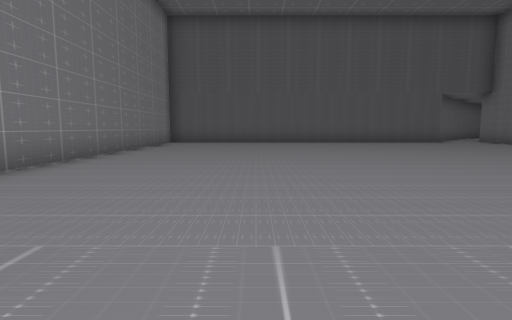
view 1 (above)

16 first-person views from a walk through a scene from a Unity 3-D project. The camera is 1.2 m above the floor, tilts 6° down and sees 80° across. The floor is counted in squares, 2 m on a side. Each view is taken from the middle of a square. On the plan, view 1 faces up. The plan holds only what a view shows up to about 9 squares ahead; the rest is blank. The place goes on beyond the plan.

view 2
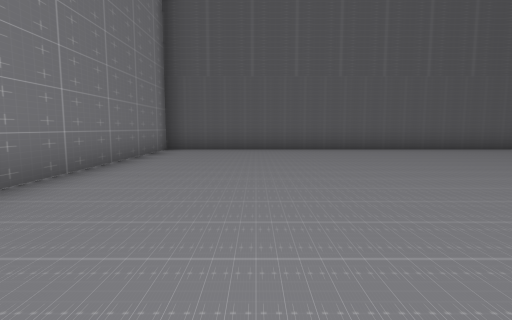

view 3
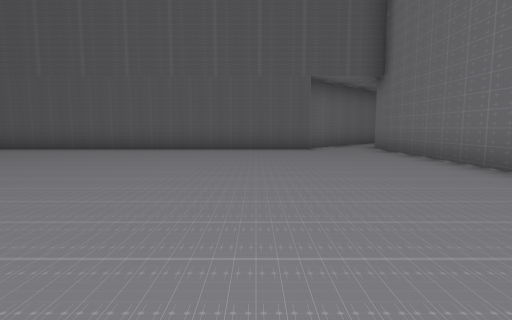

view 4
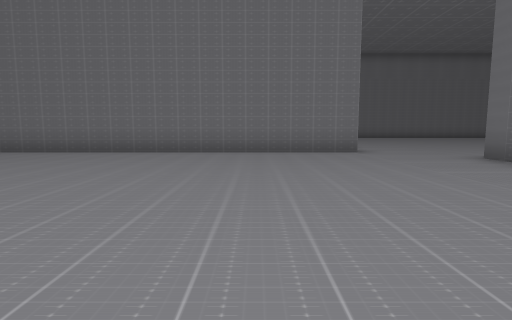

view 5
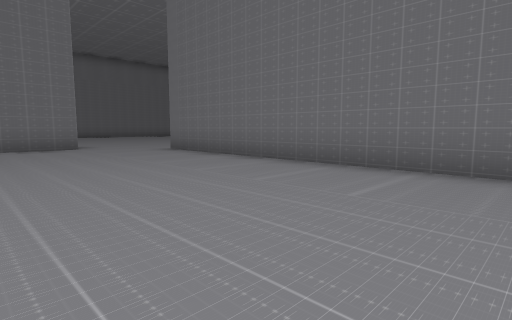

view 6
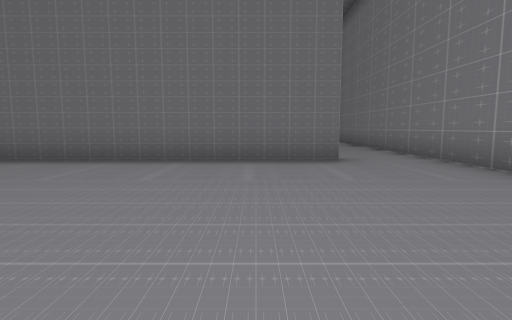

view 7
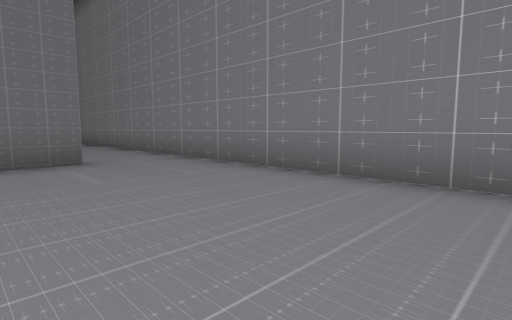

view 8
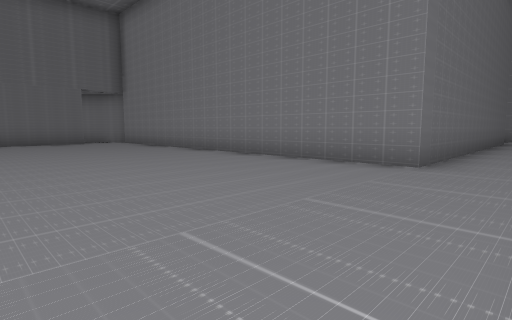

view 9
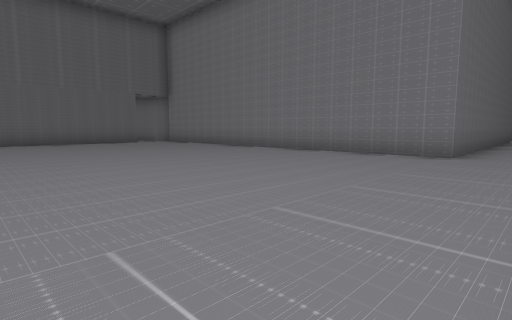

view 10
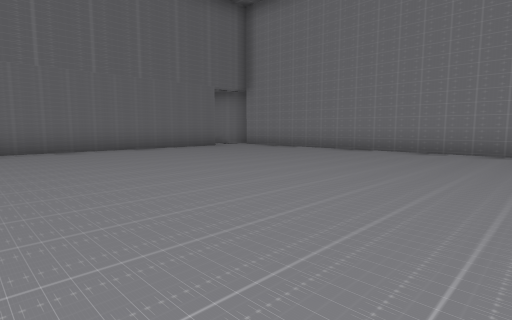

view 11
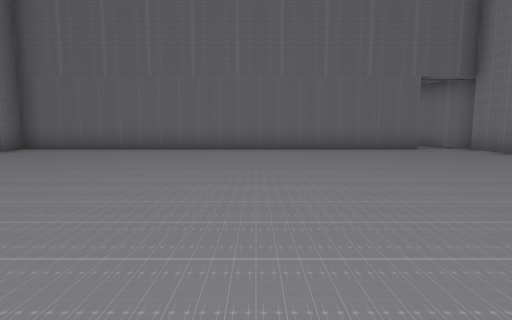

view 12
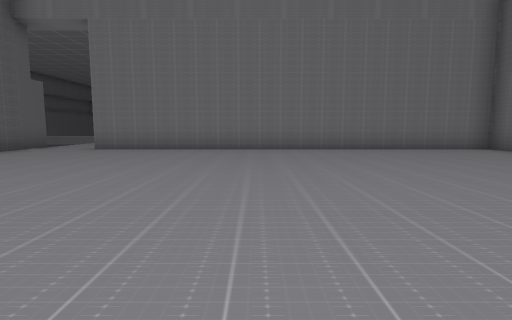

view 13
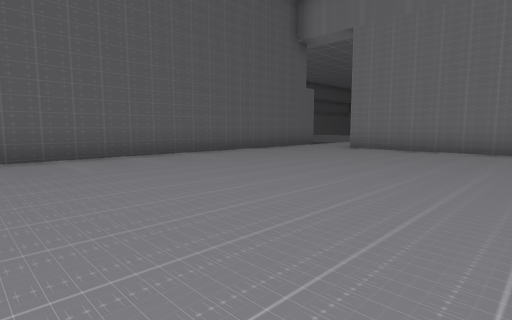

view 14
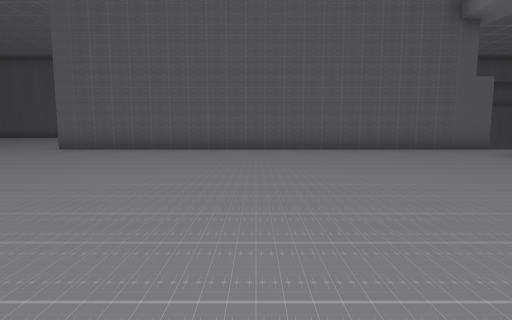

view 15
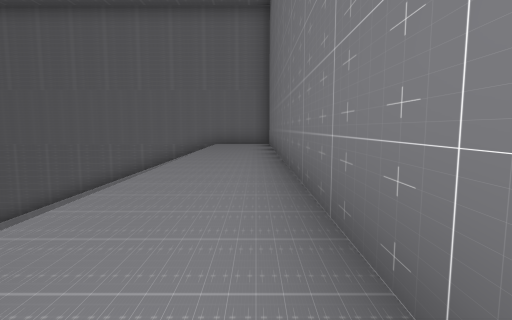

view 16
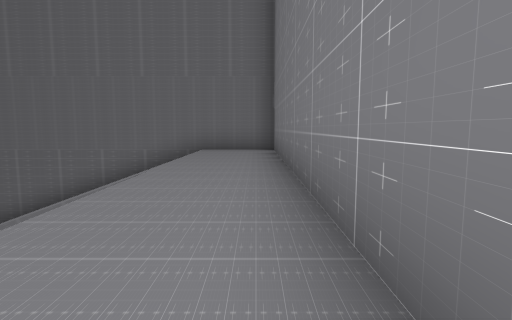

### Floor plan
Key: @ floor where view 1 was taken; # wall or solid block; . floor; / step, stairs or slope.
Columns run from 4 left of view 1 to 21 right of it. Each row starts with its distance up from view 1.
 13 ############..#
 12 #.............#
 11 #.............#
 10 #.............#
  9 #.............#
  8 #.............#
  7 #.............#
  6 #.............#
  5 #.............#
  4 #.............#
  3 #.............#
  2 #.............############
  1 #.........................
  0 #...@.....................
 -1 #..##########............#
 -2 #..         #............#
 -3 #..         #............#
 -4 #..         #............#
 -5 #..         #............#
 -6 #..         #............#
 -7 #..         #............#
 -8 #..////     /............#
 -9 #..////      ............#
-10 #..////     /............#
-11 #..//////   /............#
-12 #########   ##############

Where each view was taken, in squares from view 1:
view 1: 0 up, 0 right, facing up
view 2: 4 up, 1 left, facing up
view 3: 4 up, 6 right, facing up
view 4: 4 up, 2 right, facing right
view 5: 4 up, 0 right, facing down-right
view 6: 5 up, 0 right, facing down
view 7: 5 up, 0 right, facing down-left
view 8: 1 up, 13 right, facing down-left
view 9: 1 up, 15 right, facing down-left
view 10: 3 down, 16 right, facing down-left
view 11: 3 down, 14 right, facing down
view 12: 5 down, 12 right, facing right
view 13: 5 down, 12 right, facing up-right
view 14: 7 down, 15 right, facing up
view 15: 0 up, 3 left, facing down
view 16: 3 down, 3 left, facing down
